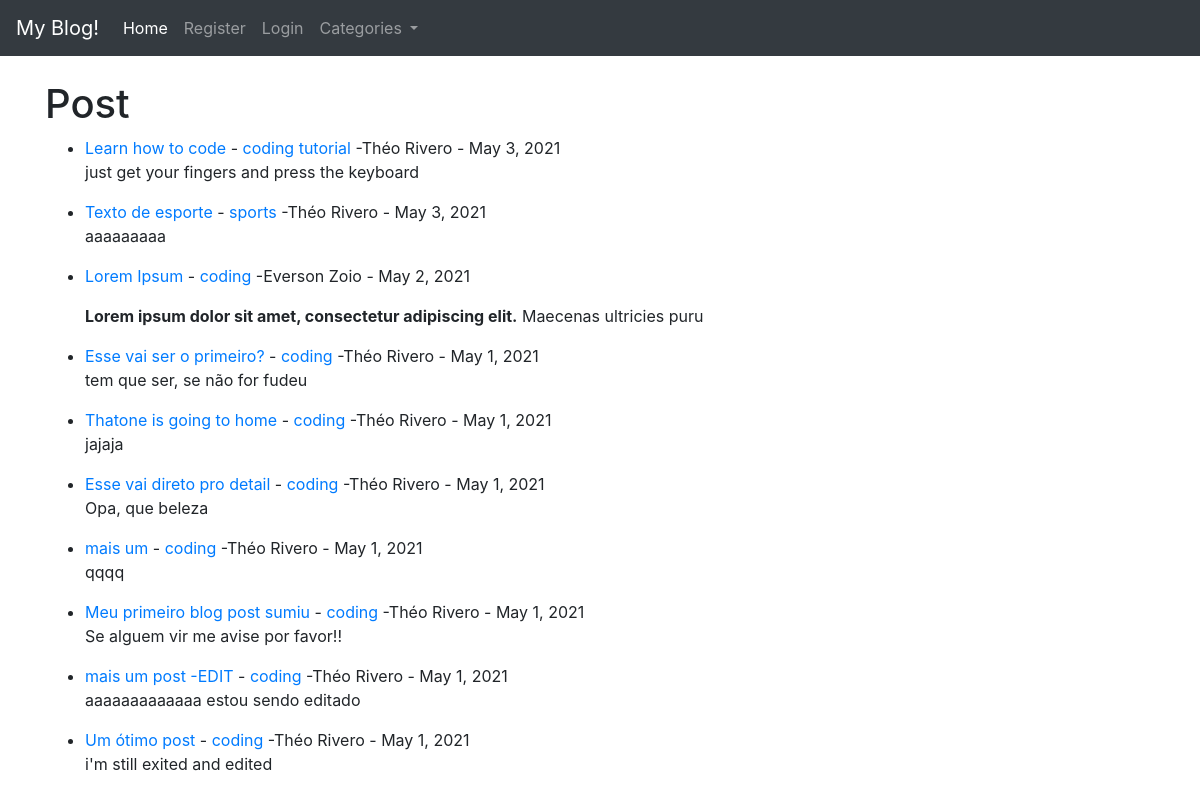
The page / on the database its author committed.
### theblog/models.py (models this page shows, shortened)
class Post(models.Model):
	title = models.CharField(max_length=255)
	title_tag = models.CharField(max_length=255)
	author = models.ForeignKey(User, on_delete=models.CASCADE) #models.CASCADE caso o user seja apagado todos os seus posts são apagados tbm
	body = models.TextField()
	post_date = models.DateField(auto_now_add=True)
	category = models.CharField(max_length=255, default='coding')

### theblog/views.py (the view)
# urls.py: path('', HomeView.as_view(), name='home'),
class HomeView(ListView):
	model = Post
	template_name = 'home.html'
	ordering = ['-id']
	def get_context_data(self, *args, **kwargs):
		cat_menu = Category.objects.all()
		context = super(HomeView,self).get_context_data(*args, **kwargs)
		context['cat_menu'] = cat_menu
		return context

### theblog/templates/home.html (shortened to what this page needs)
{% extends 'base.html' %}
{% block content %}
<h1>Post</h1>
<ul>
{% for post in object_list %}
	<li>
		<a href="{% url 'article-detail' post.id %}">{{post.title}}</a> - <a href="{% url 'category' post.category|slugify %}">{{post.category}}</a> -{{post.author.first_name}} {{post.author.last_name}} - {{post.post_date}}
		<p>{{post.body|slice:":100"|safe}}</p>
	</li>
{% endfor %}
</ul>
{% endblock %}

### rows shown on the page
Post: title "Learn how to code", category "coding tutorial", author.first_name "Théo", author.last_name "Rivero", post_date "May 3, 2021", body "just get your fingers and press the keyboard"
Post: title "Texto de esporte", category "sports", author.first_name "Théo", author.last_name "Rivero", post_date "May 3, 2021", body "aaaaaaaaa"
Post: title "Lorem Ipsum", category "coding", author.first_name "Everson", author.last_name "Zoio", post_date "May 2, 2021", body "Lorem ipsum dolor sit amet, consectetur adipiscing elit. Maecenas ultricies puru"
Post: title "Esse vai ser o primeiro?", category "coding", author.first_name "Théo", author.last_name "Rivero", post_date "May 1, 2021", body "tem que ser, se não for fudeu"
Post: title "Thatone is going to home", category "coding", author.first_name "Théo", author.last_name "Rivero", post_date "May 1, 2021", body "jajaja"
Post: title "Esse vai direto pro detail", category "coding", author.first_name "Théo", author.last_name "Rivero", post_date "May 1, 2021", body "Opa, que beleza"
Post: title "mais um", category "coding", author.first_name "Théo", author.last_name "Rivero", post_date "May 1, 2021", body "qqqq"
Post: title "Meu primeiro blog post sumiu", category "coding", author.first_name "Théo", author.last_name "Rivero", post_date "May 1, 2021", body "Se alguem vir me avise por favor!!"
Post: title "mais um post -EDIT", category "coding", author.first_name "Théo", author.last_name "Rivero", post_date "May 1, 2021", body "aaaaaaaaaaaaa estou sendo editado"
Post: title "Um ótimo post", category "coding", author.first_name "Théo", author.last_name "Rivero", post_date "May 1, 2021", body "i'm still exited and edited"
